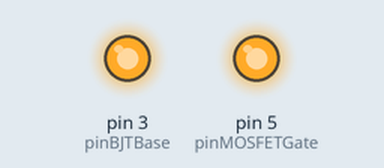
This sketch was run on a simulated Arduino Uno, built with avr-gcc and run on an emulated ATmega328P. Parts: output pins drawn as LEDs (lit = HIGH).

Above: at 0.1 s.
Timing chart, 0 to 1.6 s (numbered marks = the images above):
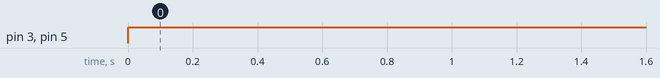

Measured:
- by itself, pin 3 (pinBJTBase), pin 5 (pinMOSFETGate): LOW → HIGH at 0.00 s

The sketch:

BJT__MOSFET__DC_Motor.ino
```cpp
int pinBJTBase = 3;
int pinMOSFETGate = 5;

void setup() {
  // put your setup code here, to run once:
  pinMode(pinBJTBase, OUTPUT);
  pinMode(pinMOSFETGate, OUTPUT);
}

void loop() {
  // put your main code here, to run repeatedly:
  digitalWrite(pinBJTBase, HIGH);
  digitalWrite(pinMOSFETGate, HIGH);
}
```
